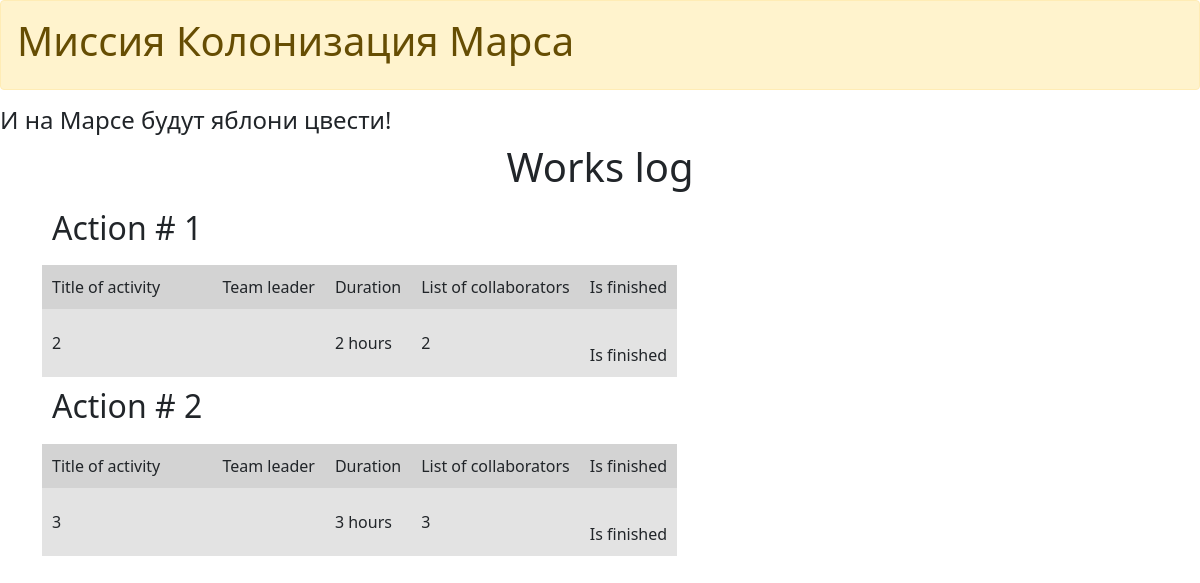
The page /journal on the database as committed earlier.
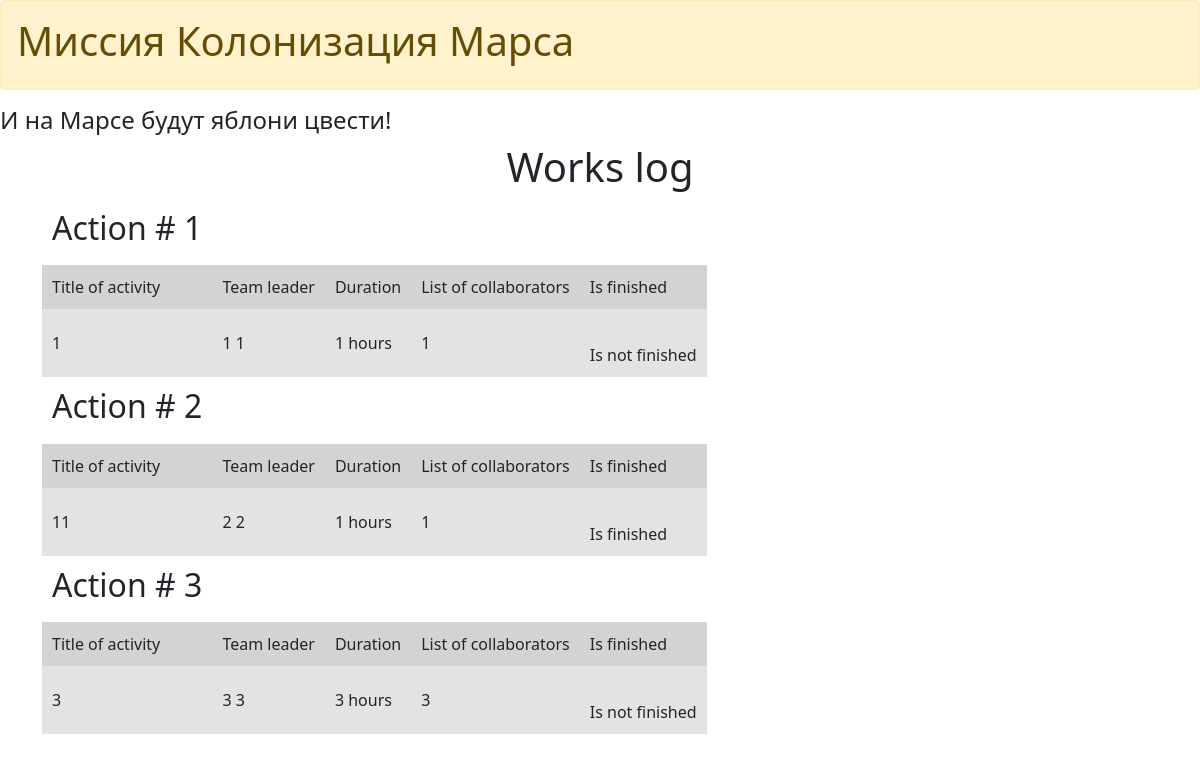
The same page on the database as committed later.
### lesson_02-03/data/jobs.py (models this page shows)
class Jobs(SqlAlchemyBase):
    __tablename__ = 'jobs'
    id = sqlalchemy.Column(sqlalchemy.Integer, primary_key=True,
                           autoincrement=True)
    team_leader = sqlalchemy.Column(sqlalchemy.Integer,
                                    sqlalchemy.ForeignKey("users.id"),
                                    nullable=True)
    job = sqlalchemy.Column(sqlalchemy.String, nullable=True)
    work_size = sqlalchemy.Column(sqlalchemy.Integer, nullable=True)
    collaborators = sqlalchemy.Column(sqlalchemy.String, nullable=True)
    start_date = sqlalchemy.Column(sqlalchemy.DateTime,
                                   default=datetime.datetime.now)
    end_date = sqlalchemy.Column(sqlalchemy.DateTime,
                                 default=datetime.datetime.now)
    is_finished = sqlalchemy.Column(sqlalchemy.Boolean, nullable=True)
    user = orm.relation('User')

### lesson_02-03/data/users.py (models this page shows, shortened)
class User(SqlAlchemyBase):
    __tablename__ = 'users'
    id = sqlalchemy.Column(sqlalchemy.Integer, primary_key=True,
                           autoincrement=True)
    surname = sqlalchemy.Column(sqlalchemy.String, nullable=True)
    name = sqlalchemy.Column(sqlalchemy.String, nullable=True)
    age = sqlalchemy.Column(sqlalchemy.Integer, nullable=True)
    position = sqlalchemy.Column(sqlalchemy.String, nullable=True)
    speciality = sqlalchemy.Column(sqlalchemy.String, nullable=True)
    address = sqlalchemy.Column(sqlalchemy.String, nullable=True)
    email = sqlalchemy.Column(sqlalchemy.String, unique=True, nullable=True)
    hashed_password = sqlalchemy.Column(sqlalchemy.String, default='',
                                        nullable=True)
    modified = sqlalchemy.Column(sqlalchemy.DateTime,
                                 default=datetime.datetime.now, nullable=True)
    jobs = orm.relation("Jobs", back_populates='user')

### lesson_02-03/main.py (the view)
@app.route('/journal')
def journal():
    db_sess = db_session.create_session()
    return render_template("journal.html", jobs=db_sess.query(Jobs).all())

### lesson_02-03/data/db_session.py (called while the page is built)
def create_session() -> Session:
    global __factory
    return __factory()

### lesson_02-03/templates/journal.html
{% extends "base.html" %}
{% block content %}
    <center>
        <h1>Works log</h1>
    </center>
    <table cellpadding="10">
    {% for item in jobs%}
    <tr>
        <td>
            <h2>Action # {{loop.index}}</h2>
        </td>
    </tr>
    <tr style="background: #D3D3D3">
        <td valign="center">Title of activity</td>
        <td valign="center">Team leader</td>
        <td valign="center">Duration</td>
        <td valign="center">List of collaborators</td>
        <td valign="center">Is finished</td>
    </tr>
    <tr style="background: #E3E3E3">
        <td valign="center">{{item.job}}</td>
        <td valign="center">{{item.user.surname}} {{item.user.name}}</td>
        <td valign="center">{{item.work_size}} hours</td>
        <td valign="center">{{item.collaborators}}</td>
        {% if item.is_finished == 1%}
            <td valign="center"><br/>Is finished<br/></td>
        {% elif item.is_finished == 0%}
            <td valign="center"><br/>Is not finished<br/></td>
        {% endif %}
    </tr>
    {% endfor %}
    </table>
{% endblock %}

### lesson_02-03/templates/base.html (shortened to what this page needs)
<!DOCTYPE html>
<html lang="en">
    <head>
        <link rel="stylesheet" href="https://cdn.jsdelivr.net/npm/bootstrap@5.0.0-beta1/dist/css/bootstrap.min.css">
    </head>
    <body>
        <div class="alert alert-warning" role="alert">
            <h1>Миссия Колонизация Марса</h1>
        </div>
    <h4>И на Марсе будут яблони цвести!</h4>
    <main role="main" class="container">
        {% block content %}{% endblock %}
    </main>
    </body>
</html>

Rows that differ between the two databases and show on the page:
removed Jobs: job "2", work_size "2", collaborators "2", is_finished "Is finished"
removed Jobs: job "3", work_size "3", collaborators "3", is_finished "Is finished"
added Jobs: job "1", user.surname "1", user.name "1", work_size "1", collaborators "1", is_finished "Is not finished"
added Jobs: job "11", user.surname "2", user.name "2", work_size "1", collaborators "1", is_finished "Is finished"
added Jobs: job "3", user.surname "3", user.name "3", work_size "3", collaborators "3", is_finished "Is not finished"
